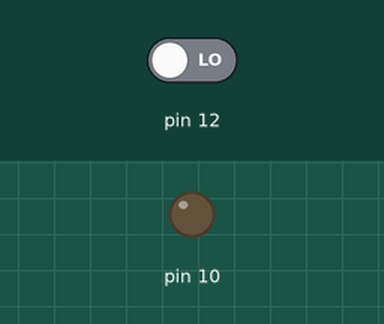
A sketch run on a simulated Arduino Uno, built with avr-gcc and run on an emulated ATmega328P. On the bench: output pins drawn as LEDs (lit = HIGH). The inputs (shaded band) are chosen by the test bench; at power-on: pin 12 LOW.

Above: at 1.2 s.
1.3 s: pin 12 driven HIGH
At 2.6 s:
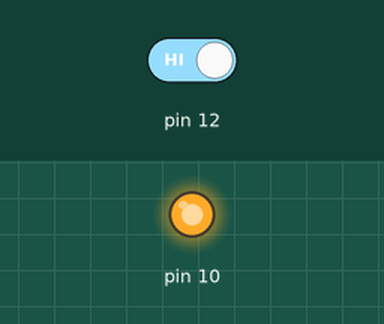
Timing chart, 0 to 4.3 s (numbered marks = the images above; inputs shaded):
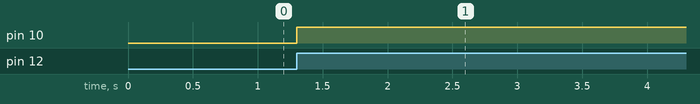

The sketch:

_led_on_off_using_switch1.ino
```cpp
// C++ code
//
void setup()
{
  pinMode(12,INPUT);
  pinMode(10, OUTPUT);

}
int last=0;
int current;
int f=0;
void loop()
{
  current=digitalRead(12);
  if(last==0 && current==1)
  {
    if(f==0)
    {
      f=1;
           digitalWrite(10,1);

    }
    else
    {
      f=0;
           digitalWrite(10,0);
    }

  delay(200);
  }
  last=current;
}
```

Measured:
- after the input at 1.3 s, pin 10: LOW → HIGH at once
